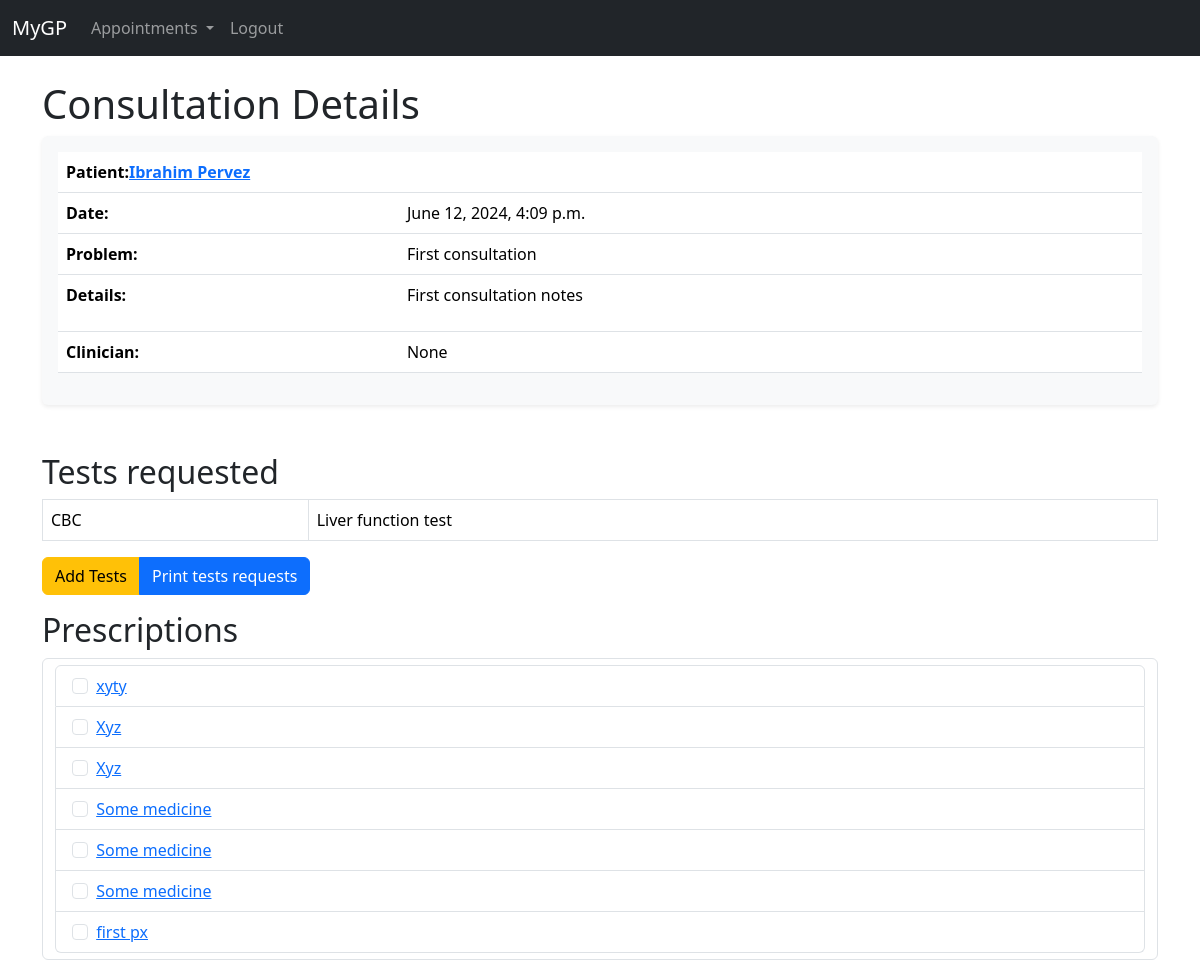
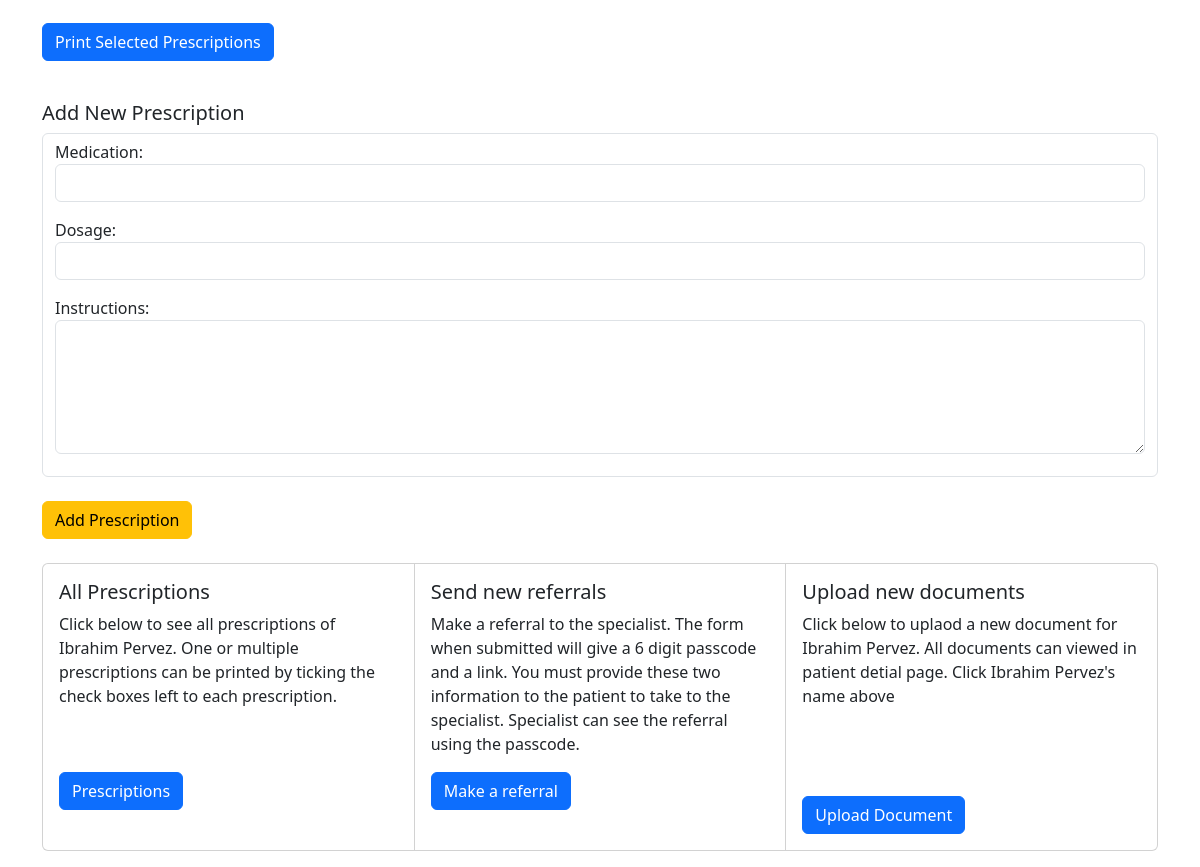
The app's page /consultations/1/ (signed in) with its own data (2 pictures, top to bottom).
### consultations/models.py (models this page shows, shortened)
class Consultation(models.Model):
    patient = models.ForeignKey(Patient, on_delete=models.CASCADE)
    clinician = models.ForeignKey(get_user_model(), on_delete=models.CASCADE, null=True, blank=True)
    date = models.DateTimeField(auto_now_add=True)
    diagnosis = models.CharField(max_length=50, null=True, blank=True)
    notes = models.TextField()

class Patient(models.Model):
    first_name = models.CharField(max_length=50)
    last_name = models.CharField(max_length=50)
    date_of_birth = models.DateField()
    address = models.CharField(max_length=100, null=True, blank=True )
    phone = models.CharField(max_length=20, null=True, blank=True )
    next_of_kin = models.CharField(max_length=100, null=True, blank=True )
    next_of_kin_phone = models.CharField(max_length=20, null=True, blank=True )
    def __str__(self):
        return f"{self.first_name} {self.last_name}"

class Test(models.Model):
    consultation = models.ForeignKey('Consultation', related_name='tests', on_delete=models.CASCADE)
    test_choice = models.ForeignKey(TestChoice, on_delete=models.CASCADE)

class TestChoice(models.Model):
    name = models.CharField(max_length=100)

### prescriptions/models.py (models this page shows, shortened)
class Prescription(models.Model):
    consultation = models.ForeignKey(Consultation, on_delete=models.CASCADE, related_name='prescriptions')
    medication = models.CharField(max_length=100)
    dosage = models.CharField(max_length=100)
    instructions = models.TextField()
    date = models.DateTimeField(auto_now_add=True)

### consultations/views.py (the view)
# urls.py: path('<int:consultation_id>/', views.consultation_detail, name='consultation_detail'),
@login_required
def consultation_detail(request, consultation_id):
    consultation = get_object_or_404(Consultation, id=consultation_id)
    prescriptions = Prescription.objects.filter(consultation=consultation).order_by('-date')
    if request.method == 'POST':
        form = PrescriptionForm(request.POST)
        if form.is_valid():
            prescription = form.save(commit=False)
            prescription.consultation = consultation
            prescription.save()
            return redirect('consultations:consultation_detail', consultation_id=consultation_id)
    else:
        form = PrescriptionForm()
    return render(request, 'consultations/consultation_detail.html', {'consultation': consultation, 'prescriptions': prescriptions, 'form':form,})

### prescriptions/forms.py
class PrescriptionForm(forms.ModelForm):
    class Meta:
        model = Prescription
        fields = ['medication', 'dosage', 'instructions']
        widgets = {
            'medication': forms.TextInput(attrs={"size": "40", 'class':'form-control'}),
            'dosage': forms.TextInput(attrs={'rows': 5,  'class':'form-control'}),
            'instructions': forms.Textarea(attrs={'rows': 5,  'class':'form-control'}),
        }

### consultations/templates/consultations/consultation_detail.html (shortened to what this page needs)
{% extends 'accounts/base.html' %}
{% block content %}
<h1>Consultation Details</h1>
<div class="mb-3 shadow-sm p-3 mb-5 bg-body-tertiary rounded">
<table class="table">
    <thead>
      <tr>
        <th scope="col" colspan="4">Patient:<a href="{% url 'consultations:patient_detail' consultation.patient.pk %}">{{ consultation.patient }}</a></th>
      </tr>
    </thead>
    <tbody>
      <tr>
        <th scope="row">Date:</th>
        <td>{{ consultation.date }}</td>
      </tr>
      <tr>
        <th scope="row">Problem:</th>
        <td>{{ consultation.diagnosis }}</td>
      </tr>
      <tr>
        <th scope="row">Details: </th>
        <td colspan="2"><p>{{ consultation.notes }}</p></td>
      </tr>
      <tr>
        <th scope="row">Clinician:</th>
        <td>{{ consultation.clinician }}</td>
      </tr>
    </tbody>
  </table>
</div>
<h2>Tests requested</h2>
<div class="mb-3">
{% if consultation.tests.exists %}
<table class="table table-bordered">
    <tr>
        {% for test in consultation.tests.all %}
            <td>{{ test.test_choice.name }}</td>
        {% endfor %}
    </tr>
</table>
<div class="btn-group" role="group" >
  <a href="{% url 'consultations:add_tests' consultation.pk %}" class="btn btn-warning">Add Tests</a>
  <a href="{% url 'consultations:print_tests' consultation.pk %}" class="btn btn-primary" target="_blank">Print tests requests</a>
</div>
{% else %}
<p>No test requested for this consultation.</p>
<div class="btn-group" role="group" >
  <a href="{% url 'consultations:add_tests' consultation.pk %}" class="btn btn-warning">Add Tests</a>
</div>
{% endif %}
</div>
<h2>Prescriptions</h2>
<div class="mb-3">
    <form  method="POST" action="{% url 'prescriptions:print_prescriptions' consultation.patient.pk %}">
        <div class="form-control">
        <ul class="list-group">
        {% if prescriptions %}
                {% for prescription in prescriptions %}
                    <li class="list-group-item"><input class="form-check-input me-1"  type="checkbox" name="prescription_ids" value="{{ prescription.pk }}"> <a href="{% url 'prescriptions:prescription_detail' prescription.id %}">{{ prescription.medication }} </a></li>
                {% endfor %}
        </div>
        <br>
        <button type="submit" class="btn btn-primary">Print Selected Prescriptions</button>
        {% else %}
            <p>No prescriptions for this consultation but you can prescribe below </p>
        {% endif %}
    </form>
</div>
<br>
    <h5>Add New Prescription</h5>
    <div class="mb-3">
    <form method="POST" action="{% url 'prescriptions:add_prescription' consultation.pk %}">
        <div class="form-control">
        {{ form.as_p }}
        </div><br>
        <button type="submit" class="btn btn-warning">Add Prescription</button>
    </form>
<br>
<div class="card-group">
    <div class="card">
      <div class="card-body">
        <h5 class="card-title">All Prescriptions</h5>
        <p class="card-text">Click below to see all prescriptions of {{ consultation.patient }}. One or multiple prescriptions can be printed by ticking the check boxes left to each prescription. </p><br><br>
        <a href="{% url 'prescriptions:patient_prescriptions_redirection_from_cons' consultation.patient.pk consultation.id %}"  class="btn btn-primary">Prescriptions</a>
      </div>
    </div>
    <div class="card">
      <div class="card-body">
        <h5 class="card-title">Send new referrals</h5>
        <p class="card-text">Make a referral to the specialist. The form when submitted will give a 6 digit passcode and a link. You must provide these two information to the patient to take to the specialist. Specialist can see the referral using the passcode.</p>
        <a href= "{% url 'referrals:create_referral' consultation.patient.pk %}" class="btn btn-primary">Make a referral</a>
      </div>
    </div>
    <div class="card">
      <div class="card-body">
        <h5 class="card-title">Upload new documents</h5>
        <p class="card-text">Click below to uplaod a new document for {{ consultation.patient }}. All documents can viewed in patient detial page. Click {{ consultation.patient }}'s name above</p><br><br><br>
        <a href= "{% url 'documents:upload_document_redirection_from_cons' consultation.patient.pk consultation.id %}"class="btn btn-primary">Upload Document</a>
      </div>
    </div>
</div>
{% endblock %}

### records on screen
Consultation: patient "Ibrahim Pervez", date "June 12, 2024, 4:09 p.m.", diagnosis "First consultation", notes "First consultation notes", clinician "None"
Test: test_choice.name "CBC"
Test: test_choice.name "Liver function test"
Prescription: medication "xyty"
Prescription: medication "Xyz"
Prescription: medication "Xyz"
Prescription: medication "Some medicine"
Prescription: medication "Some medicine"
Prescription: medication "Some medicine"
Prescription: medication "first px"
